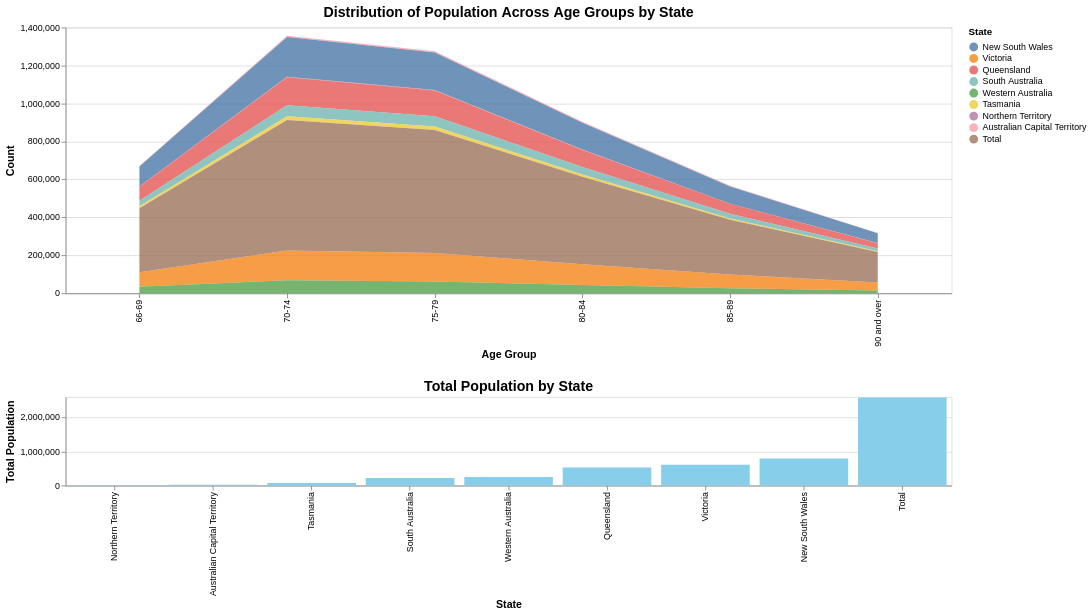

Write a Vega-Lite specification for this figure.
### Vega-Lite specification from a JSON file in a GitHub repository (floating-point values rounded to 4 significant figures)
{"$schema": "https://vega.github.io/schema/vega-lite/v5.json", "description": "Area chart showing the count across different age groups, and a bar chart for total count per state.", "params": [{"name": "state_selection", "value": "All", "bind": {"input": "select", "options": ["All", "Australian Capital Territory", "New South Wales", "Northern Territory", "Queensland", "South Australia", "Tasmania", "Victoria", "Western Australia"], "labels": ["Show All", "Australian Capital Territory", "New South Wales", "Northern Territory", "Queensland", "South Australia", "Tasmania", "Victoria", "Western Australia"], "name": "State Selection"}}], "vconcat": [{"width": 1000, "height": 300, "data": {"values": [{"State": "Australian Capital Territory", "Age Group": "66-69", "Count": 2695}, {"State": "Australian Capital Territory", "Age Group": "70-74", "Count": 6255}, {"State": "Australian Capital Territory", "Age Group": "75-79", "Count": 6460}, {"State": "Australian Capital Territory", "Age Group": "80-84", "Count": 4820}, {"State": "Australian Capital Territory", "Age Group": "85-89", "Count": 3120}, {"State": "Australian Capital Territory", "Age Group": "90 and over", "Count": 1710}, {"State": "New South Wales", "Age Group": "66-69", "Count": 104160}, {"State": "New South Wales", "Age Group": "70-74", "Count": 208705}, {"State": "New South Wales", "Age Group": "75-79", "Count": 197535}, {"State": "New South Wales", "Age Group": "80-84", "Count": 141675}, {"State": "New South Wales", "Age Group": "85-89", "Count": 90965}, {"State": "New South Wales", "Age Group": "90 and over", "Count": 51890}, {"State": "Northern Territory", "Age Group": "66-69", "Count": 2030}, {"State": "Northern Territory", "Age Group": "70-74", "Count": 3535}, {"State": "Northern Territory", "Age Group": "75-79", "Count": 2570}, {"State": "Northern Territory", "Age Group": "80-84", "Count": 1575}, {"State": "Northern Territory", "Age Group": "85-89", "Count": 690}, {"State": "Northern Territory", "Age Group": "90 and over", "Count": 315}, {"State": "Queensland", "Age Group": "66-69", "Count": 73835}, {"State": "Queensland", "Age Group": "70-74", "Count": 147430}, {"State": "Queensland", "Age Group": "75-79", "Count": 134875}, {"State": "Queensland", "Age Group": "80-84", "Count": 90710}, {"State": "Queensland", "Age Group": "85-89", "Count": 51820}, {"State": "Queensland", "Age Group": "90 and over", "Count": 27875}, {"State": "South Australia", "Age Group": "66-69", "Count": 28880}, {"State": "South Australia", "Age Group": "70-74", "Count": 57225}, {"State": "South Australia", "Age Group": "75-79", "Count": 54285}, {"State": "South Australia", "Age Group": "80-84", "Count": 38325}, {"State": "South Australia", "Age Group": "85-89", "Count": 24770}, {"State": "South Australia", "Age Group": "90 and over", "Count": 14850}, {"State": "Tasmania", "Age Group": "66-69", "Count": 10080}, {"State": "Tasmania", "Age Group": "70-74", "Count": 20095}, {"State": "Tasmania", "Age Group": "75-79", "Count": 18160}, {"State": "Tasmania", "Age Group": "80-84", "Count": 12775}, {"State": "Tasmania", "Age Group": "85-89", "Count": 7385}, {"State": "Tasmania", "Age Group": "90 and over", "Count": 3675}, {"State": "Victoria", "Age Group": "66-69", "Count": 76905}, {"State": "Victoria", "Age Group": "70-74", "Count": 156890}, {"State": "Victoria", "Age Group": "75-79", "Count": 150535}, {"State": "Victoria", "Age Group": "80-84", "Count": 110285}, {"State": "Victoria", "Age Group": "85-89", "Count": 71900}, {"State": "Victoria", "Age Group": "90 and over", "Count": 41345}, {"State": "Western Australia", "Age Group": "66-69", "Count": 33880}, {"State": "Western Australia", "Age Group": "70-74", "Count": 68275}, {"State": "Western Australia", "Age Group": "75-79", "Count": 61640}, {"State": "Western Australia", "Age Group": "80-84", "Count": 43000}, {"State": "Western Australia", "Age Group": "85-89", "Count": 26880}, {"State": "Western Australia", "Age Group": "90 and over", "Count": 14745}, {"State": "Total", "Age Group": "66-69", "Count": 337350}, {"State": "Total", "Age Group": "70-74", "Count": 687520}, {"State": "Total", "Age Group": "75-79", "Count": 648345}, {"State": "Total", "Age Group": "80-84", "Count": 460040}, {"State": "Total", "Age Group": "85-89", "Count": 288250}, {"State": "Total", "Age Group": "90 and over", "Count": 161485}]}, "params": [{"name": "State_highlight", "select": {"type": "point", "fields": ["State"]}, "bind": "legend"}], "transform": [{"filter": "state_selection == 'All' || datum['State'] == state_selection"}], "mark": "area", "encoding": {"x": {"field": "Age Group", "type": "ordinal", "title": "Age Group", "sort": ["66-69", "70-74", "75-79", "80-84", "85-89", "90 and over"]}, "y": {"field": "Count", "type": "quantitative", "title": "Count"}, "color": {"field": "State", "type": "nominal", "title": "State", "sort": ["New South Wales", "Victoria", "Queensland", "South Australia", "Western Australia", "Tasmania", "Northern Territory", "Australian Capital Territory", "Total"]}, "opacity": {"condition": {"param": "State_highlight", "value": 0.8}, "value": 0.2}, "tooltip": [{"field": "State", "type": "nominal", "title": "State"}, {"field": "Age Group", "type": "ordinal", "title": "Age Group"}, {"field": "Count", "type": "quantitative", "title": "Count"}]}, "title": "Distribution of Population Across Age Groups by State"}, {"width": 1000, "height": 100, "data": {"values": [{"State": "Australian Capital Territory", "Total": 25055}, {"State": "New South Wales", "Total": 794935}, {"State": "Northern Territory", "Total": 10710}, {"State": "Queensland", "Total": 526545}, {"State": "South Australia", "Total": 218345}, {"State": "Tasmania", "Total": 72165}, {"State": "Victoria", "Total": 607855}, {"State": "Western Australia", "Total": 248420}, {"State": "Total", "Total": 2582990}]}, "mark": {"type": "bar", "color": "skyblue"}, "encoding": {"x": {"field": "State", "type": "nominal", "title": "State", "sort": "y"}, "y": {"field": "Total", "type": "quantitative", "title": "Total Population"}, "tooltip": [{"field": "State", "type": "nominal", "title": "State"}, {"field": "Total", "type": "quantitative", "title": "Total Population"}]}, "title": "Total Population by State"}], "config": {"title": {"font": "sans-serif", "fontSize": 16}, "axis": {"labelFontSize": 10, "titleFontSize": 12}}}
